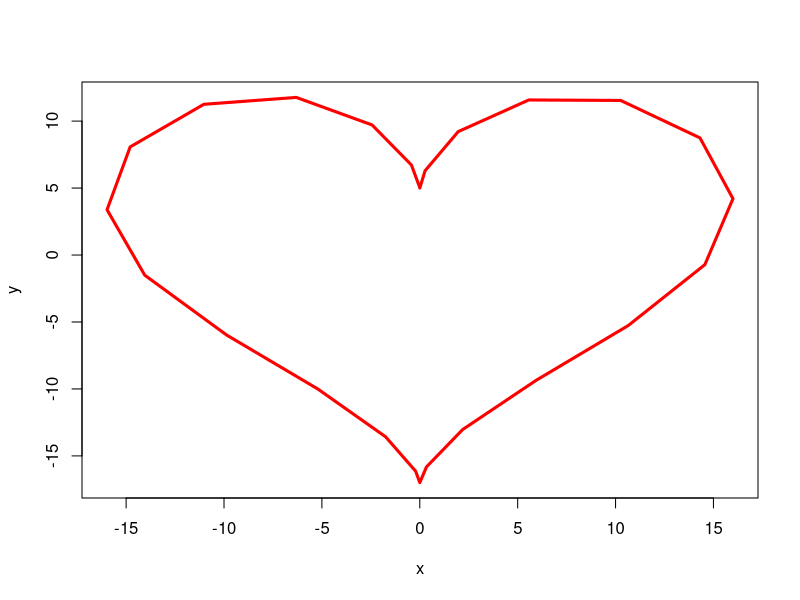
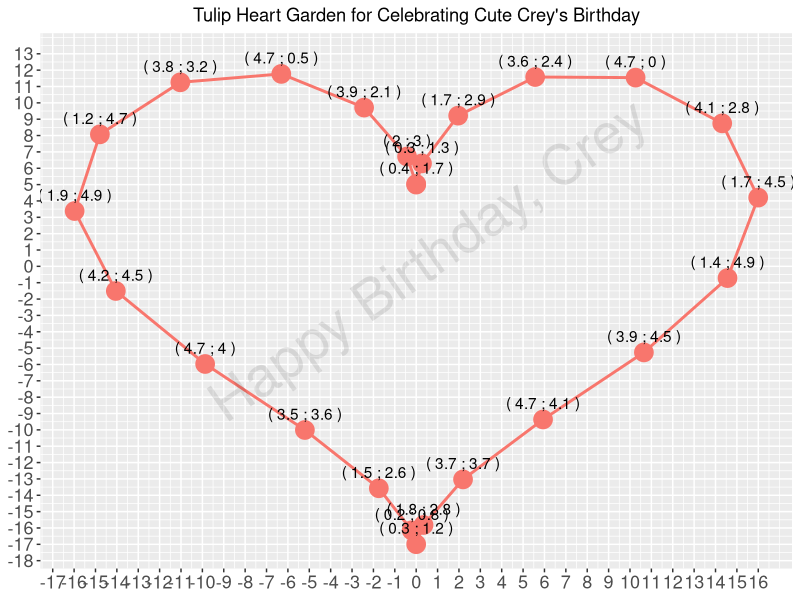

These charts were generated, in order, by the following R code: (Note: this script raises an error after producing the figures.)
library(ggplot2)
library(dplyr)
library(cowplot)


dat<- data.frame(t=seq(0, 2*3.1415926535897932384626, by=0.26) )
xhrt <- function(t) 16*sin(t)^3
yhrt <- function(t) 13*cos(t)-5*cos(2*t)-2*cos(3*t)-cos(4*t)
dat$y=yhrt(dat$t)
dat$x=xhrt(dat$t)
with(dat, plot(x,y, type="l",lwd = 3,col = "red"))
distance <- c(1:dim(dat)[1])
coordinate <- c(1:dim(dat)[1])
hori <- c(1:dim(dat)[1])
vert <- c(1:dim(dat)[1])
for (i in c(2:dim(dat)[1])){
        hori[i]=abs(dat$x[i]-dat$x[i-1])
        vert[i]=abs(dat$y[i]-dat$y[i-1])
        distance[i]=sqrt(hori[i]^2+vert[i]^2)
        coordinate[i]=paste("(",as.character(round(hori[i],1)),seq=';',as.character(round(vert[i],1)),")")
        }
dat <- mutate(dat,dis=as.character(round(distance,1)))
dat <- mutate(dat,coordinate=coordinate)
dat$dis[1] <- NA
dat$coordinate[1] <- NA
dat <- dat[,c('t','x','y','coordinate','dis')]


ggplot(dat[,2:4],aes(x=x,y=y,label=coordinate))+geom_point(aes(color="red",size=1))+
        geom_path(aes(color="red",size=0.5))+
        geom_text(hjust = 0.5,nudge_y = 1)+
        ggtitle("Tulip Heart Garden for Celebrating Cute Crey's Birthday")+
        scale_x_continuous(breaks=c(-18:16),
                         labels=c("-18","-17","-16","-15","-14","-13","-12","-11","-10",
                                  "-9","-8","-7","-6","-5","-4","-3","-2","-1","0",
                                  "1","2","3","4","5","6","7","8","9","10",
                                  "11","12","13","14","15","16"))+
        scale_y_continuous(breaks=c(-18:13),
                           labels=c("-18","-17","-16","-15","-14","-13","-12","-11","-10",
                                    "-9","-8","-7","-6","-5","-4","-3","-2","-1","0",
                                    "1","2","3","4","5","6","7","8","9","10",
                                    "11","12","13"))+
        theme(plot.title = element_text(hjust = 0.5),
                axis.title.x = element_blank(),
              axis.title.y = element_blank(),
                axis.text.x = element_text(size=13),
              axis.text.y = element_text(size=13),
                legend.position = "none")+
        draw_label("Happy Birthday, Crey" , angle = 35, size = 40, alpha = .1)


dim(dat)

300/(max(dat$y)-min(dat$y))

grid.newpage()
dat<- data.frame(t=seq(0, 2*3.1415926535897932384626, by=0.1) )
rhrt <- function(t) sin(t)*sqrt(abs(cos(t)))/(sin(t)+7/5)-2*sin(t)+2
dat$x=rhrt(dat$t)*cos(dat$t)  ## x=r*cos(t)
dat$y=rhrt(dat$t)*sin(dat$t)  ## y=r*sin(t)
